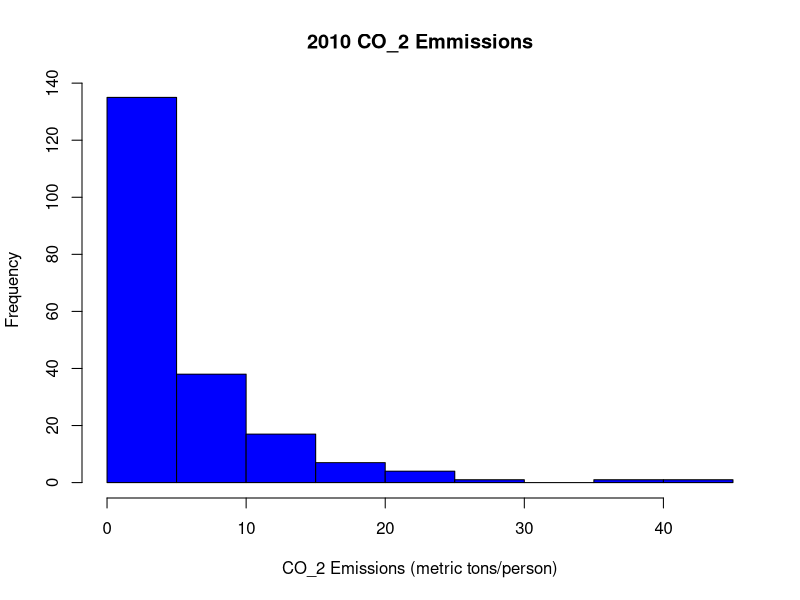
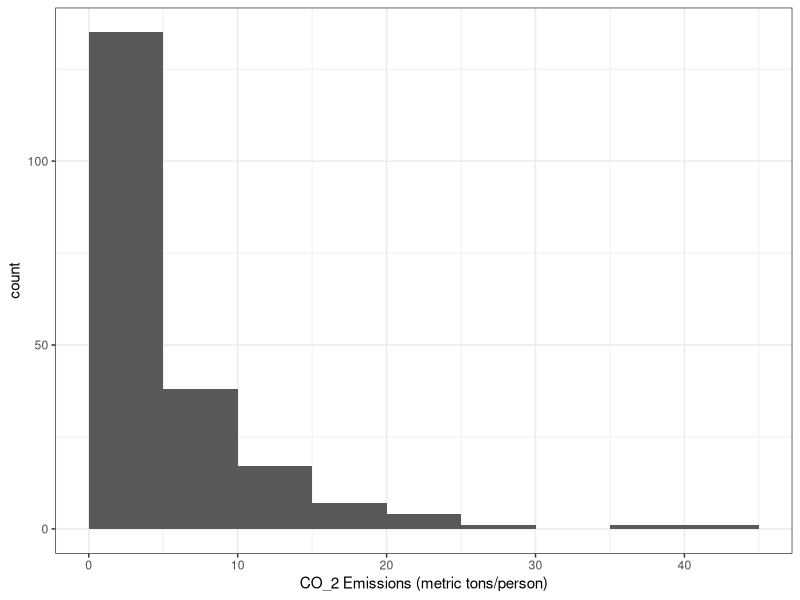
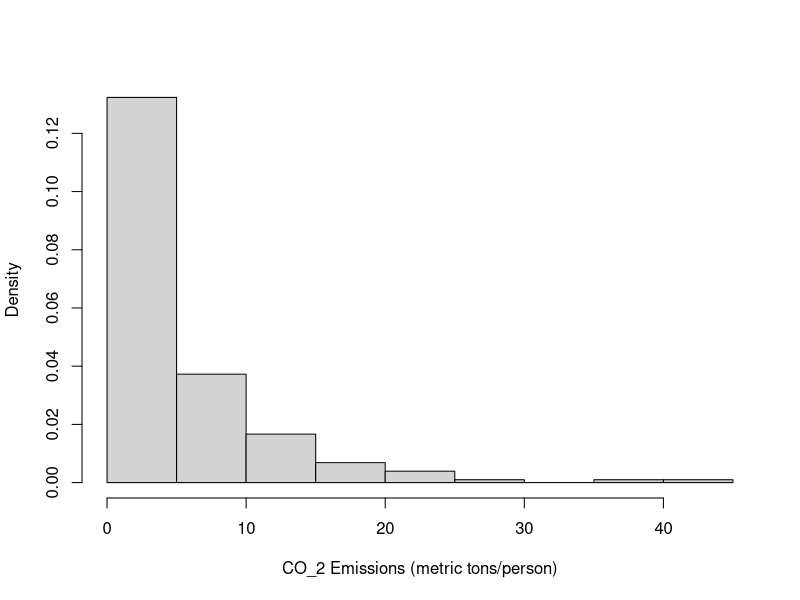
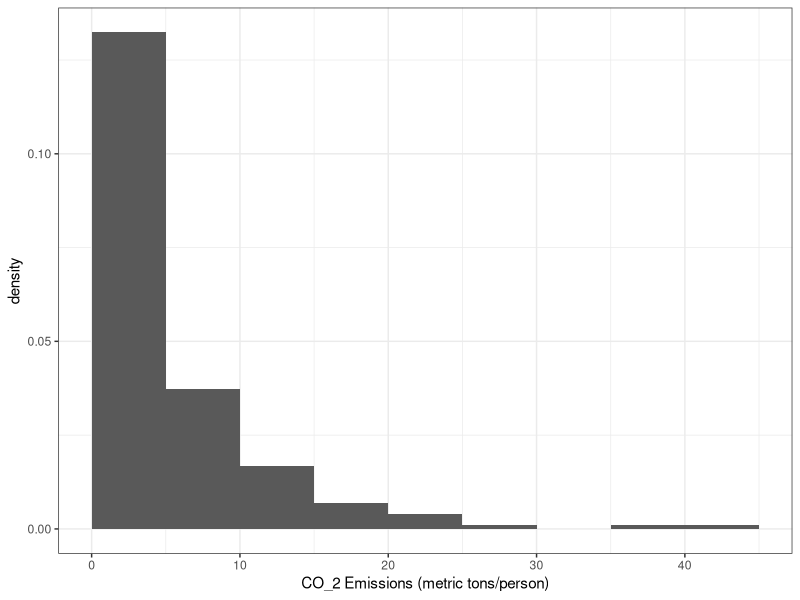
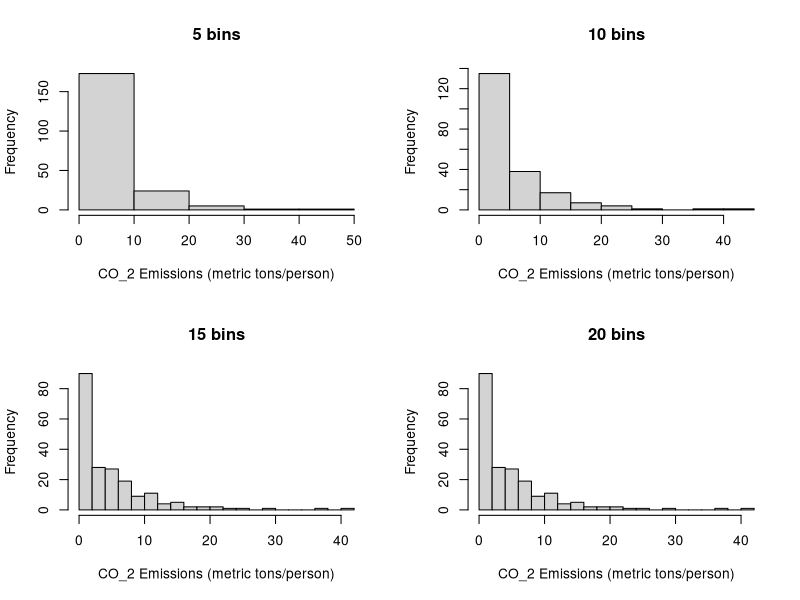
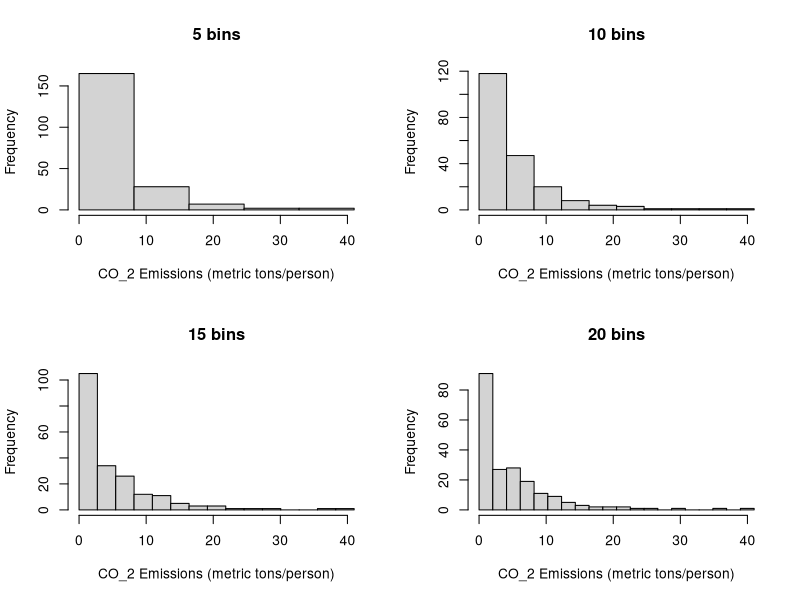
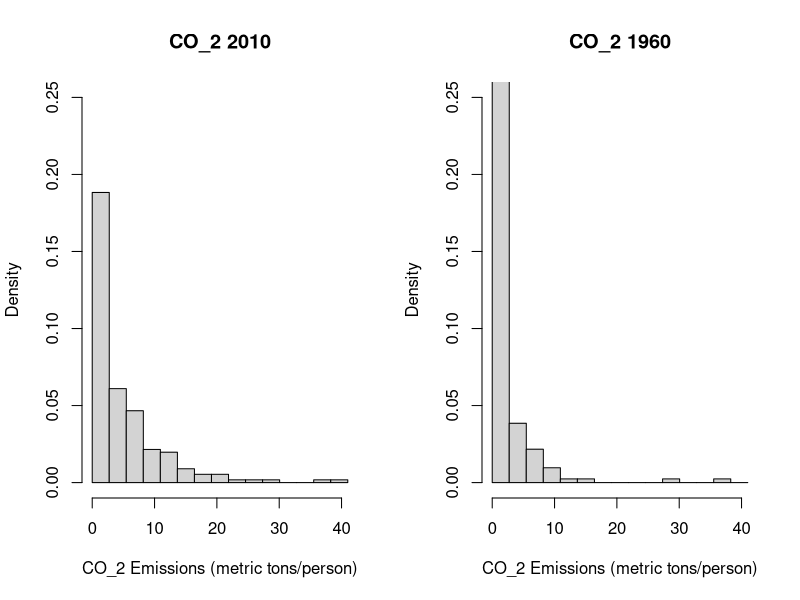
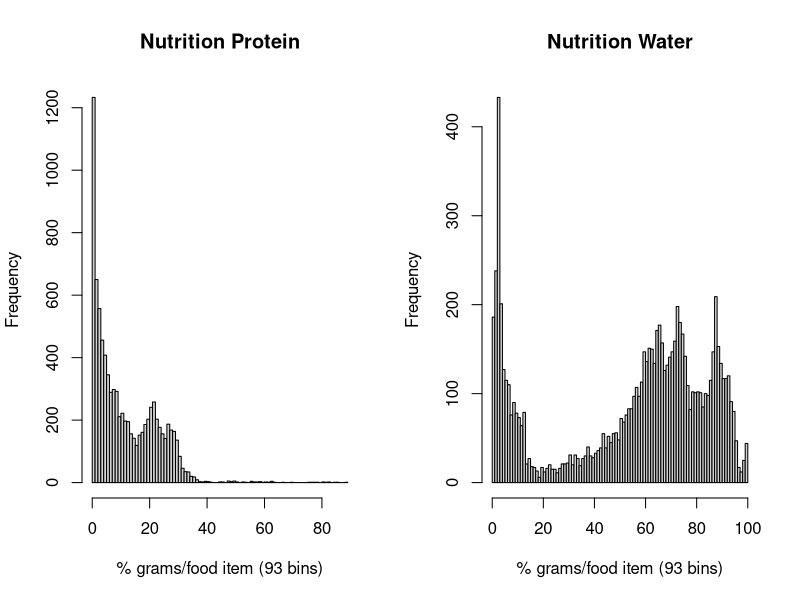

These charts were generated, in order, by the following R code:
## ---- chunk 1
#install.packages('tidyverse')
library(tidyverse)

## ---- chunk 2
x <- c(1, 3, 2, 5)
x
## ---- chunk 3
x = c(1, 6, 2)
x
y = c(1, 4, 3)
## ---- chunk 4
length(x)
length(y)
x + y
## ---- chunk 5
ls()
rm(x, y)
ls()
## ---- chunk 6
rm(list = ls())
## ---- chunk 7
?matrix
## ---- chunk 8
x <- matrix(data = c(1, 2, 3, 4), nrow = 2, ncol = 2)
x
## ---- chunk 9
x <- matrix(c(1, 2, 3, 4), 2, 2)
## ---- chunk 10
matrix(c(1, 2, 3, 4), 2, 2, byrow = TRUE)
## ---- chunk 11
sqrt(x)
x^2
## ---- chunk 12
A <- matrix(1:16, 4, 4)
A
## ---- chunk 13
A[2, 3]
## ---- chunk 14
A[c(1, 3), c(2, 4)]
A[1:3, 2:4]
A[1:2, ]
A[, 1:2]
## ---- chunk 15
A[1, ]
## ---- chunk 16
A[-c(1, 3), ]
A[-c(1, 3), -c(1, 3, 4)]
## ---- chunk 17
dim(A)
## ---- chunk 18

df = read.csv('CO2EmissionsCountries1960to2014.csv', fileEncoding="UTF-8-BOM")
#df = read.csv('/add the path to where you put the data/CO2EmissionsCountries1960to2014.csv',fileEncoding="UTF-8-BOM")
## ---- chunk 19
head(df)

#Alter the number of rows displayed, the default is 6
head(df, 10)

#You could also do this with indices
df[1:10, ] #(select rows 1 through 10 and all columns)

#If the columns have names you can use them instead of the number indicies
df[90:100, c('Country.Name', 'X2010', 'X2007')]  #select just the three columns indicated and pull only rows 90 to 100. 
## ---- chunk 20
names(df)

## ---- chunk 21

head(df)
## ---- chunk 22
str(df)

## ---- chunk 23
#To look at the entire data set, we can type the name of our data frame.
#To look at one column, type df$Name of the column
df$X2010
## ---- chunk 24
filter(df, is.na(X2010))
## ---- chunk 25
summary(df) # will produce a summary for each column of df

summary(df$X2010) # Can also call a single column
## ---- chunk 26
quantile(df$X2010, .25, type=6, na.rm=TRUE)  #the argument type=6 is a specific algorithm for calculating percentiles, there are multiple ways that one can define this. However it won't work if there are NAs so we filter them out (using na.rm=TRUE)
quantile(df$X2010, .90, type=6, na.rm=TRUE) #90th percentile
quantile(df$X2010, .1, type=6, na.rm=TRUE) #10th percentile
         
## ---- chunk 27

hist(df$X2010, xlab = "CO_2 Emissions (metric tons/person)", col='blue', main='2010 CO_2 Emmissions')

#the first argument df$X2010 is the column of data we want in our histogram. 
#The arguments xlab and ylab will be axis labels and the argument 
#main will be the title at the top.  There are various other arguments as well. 
## ---- chunk 28

ggplot(df, aes(x = X2010)) + geom_histogram(boundary = 0, binwidth = 5) + xlab("CO_2 Emissions (metric tons/person)") + theme_bw()

## ---- chunk 29

hist(df$X2010, freq = FALSE, xlab = "CO_2 Emissions (metric tons/person)", main = " ")

## ---- chunk 30

ggplot(df, aes(x = X2010, y = ..density..)) + geom_histogram(boundary = 0, binwidth=5) + xlab("CO_2 Emissions (metric tons/person)") + theme_bw()

## ---- chunk 31

#Set up the plot with 4 panels
par(mfrow = c(2,2))

#Use 5 bins
hist(df$X2010, breaks = 5, xlab = "CO_2 Emissions (metric tons/person)", main = "5 bins")

#Use 10 bins
hist(df$X2010, breaks = 10, xlab = "CO_2 Emissions (metric tons/person)", main = "10 bins")

#Use 15 bins
hist(df$X2010, breaks = 15, xlab = "CO_2 Emissions (metric tons/person)", main = "15 bins")

#Use 20 bins
hist(df$X2010, breaks = 20, xlab = "CO_2 Emissions (metric tons/person)", main = "20 bins")


## ---- chunk 32

summary(df$X2010)

## ---- chunk 33

#Set up the plot with 4 panels
par(mfrow = c(2,2))

#Use 5 bins
hist(df$X2010, breaks = seq(0,41,length.out = 6), xlab = "CO_2 Emissions (metric tons/person)", main = "5 bins")

#Use 10 bins
hist(df$X2010, breaks = seq(0,41,length.out = 11), xlab = "CO_2 Emissions (metric tons/person)", main = "10 bins")

#Use 15 bins
hist(df$X2010, breaks = seq(0,41,length.out = 16), xlab = "CO_2 Emissions (metric tons/person)", main = "15 bins")

#Use 20 bins
hist(df$X2010, breaks = seq(0,41,length.out = 21), xlab = "CO_2 Emissions (metric tons/person)", main = "20 bins")


## ---- chunk 34
dim(df)
## ---- chunk 35
sqrt(218)
## ---- chunk 36
summary(df$X2010)
## ---- chunk 37
summary(df$X1960)
## ---- chunk 38

par(mfrow=c(1,2))
#Use 15 bins for 2010
hist(df$X2010, freq = FALSE, breaks = seq(0,41,length.out = 16), xlab = "CO_2 Emissions (metric tons/person)", main = "CO_2 2010", ylim=c(0, .25))


#Use 15 bins for 1960
hist(df$X1960, freq = FALSE, breaks = seq(0,41,length.out = 16), xlab = "CO_2 Emissions (metric tons/person)", main = "CO_2 1960", ylim=c(0, .25))
## ---- chunk 39
df %>% filter(X2010>=20)%>% arrange(desc(X2010))
#use filter to get only the values at or above 20 and then arrange to 
#list them in order of the values desc makes the largest on top. 
## ---- chunk 40
df %>% filter(X1960>=20) %>% arrange(desc(X1960))
## ---- chunk 41
#Change the path as appropriate
NutrDat = read.csv('NutritionData.csv', fileEncoding="UTF-8-BOM")
#NutrDat = read.csv('/add the path to where you put the data/NutrDat.csv',fileEncoding="UTF-8-BOM")
NutrDat[is.na(NutrDat)] <- 0
## ---- chunk 42
str(NutrDat)
## ---- chunk 43
summary(NutrDat)
## ---- chunk 44
q3 = (round(sqrt(count(NutrDat) - (is.na(NutrDat$Protein)))))$n
q3
## ---- chunk 45
# This solution uses a variable (q3) defined in Question 3
hist(NutrDat$Protein, breaks = q3, xlab = paste("% grams/food item (", q3, " bins)", sep = ""), main = "Nutrition Protein")
## ---- chunk 46
Q6_q1 = quantile(NutrDat$Protein, (1 - 0.1), type=6, na.rm=TRUE) # 90th percentile (10% above)
Q6_q1
Q6_q2 = quantile(NutrDat$Protein, (1 - 0.01), type=6, na.rm=TRUE) # 99th percentile (1% above)
Q6_q2
## ---- chunk 47
Q7_all = NutrDat %>% filter(Protein>=Q6_q2)
# Q7_all

Q7_types = Q7_all$Shrt_Desc
Q7_types

length(Q7_types)
## ---- chunk 48
# This solution uses a variable (q3) defined in Question 3
hist(NutrDat$Water, breaks = q3, xlab = paste("% grams/food item (", q3, " bins)", sep = ""), main = "Nutrition Water")

## ---- chunk 49
Q9_water99 = NutrDat %>% filter(Water >= 99)
Q9_water99

length(Q9_water99) / length(NutrDat$Water) * 100
## ---- chunk 50
Q10_water1 = NutrDat %>% filter(Water < 1)
Q10_water1

length(Q10_water1) / length(NutrDat$Water) * 100
